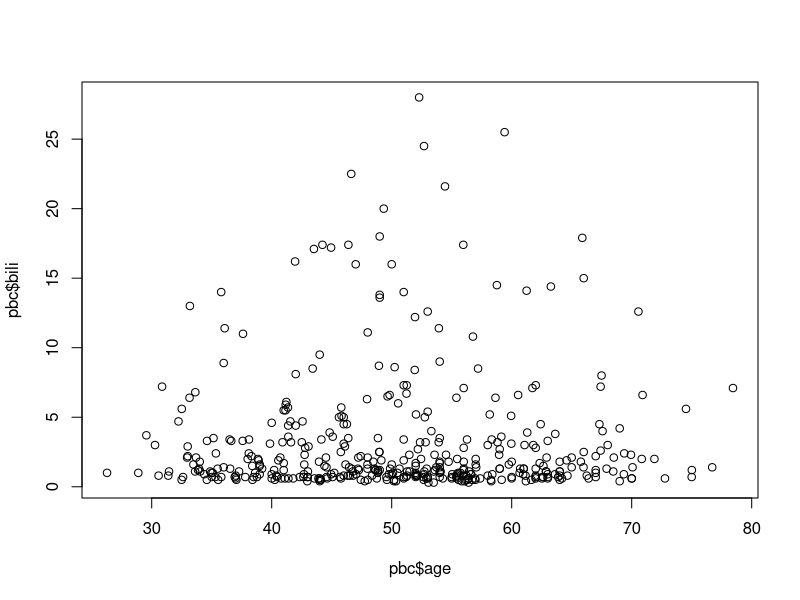
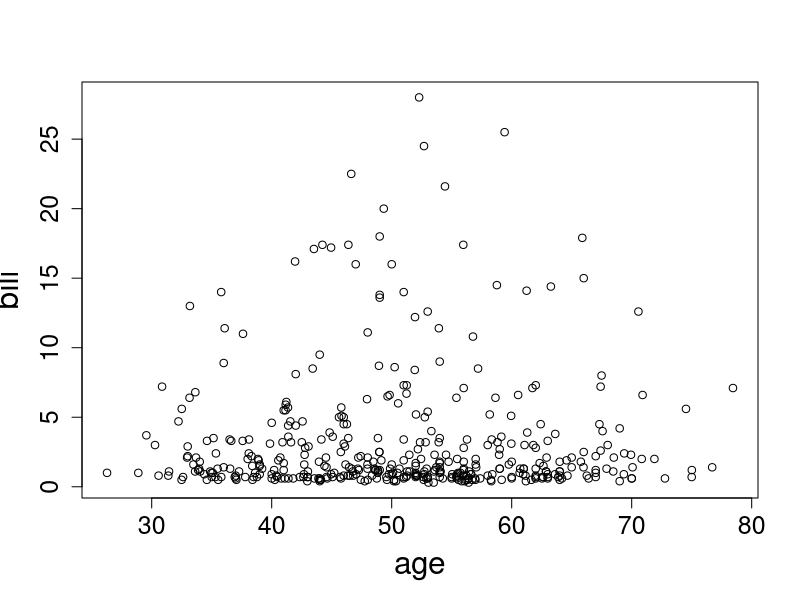
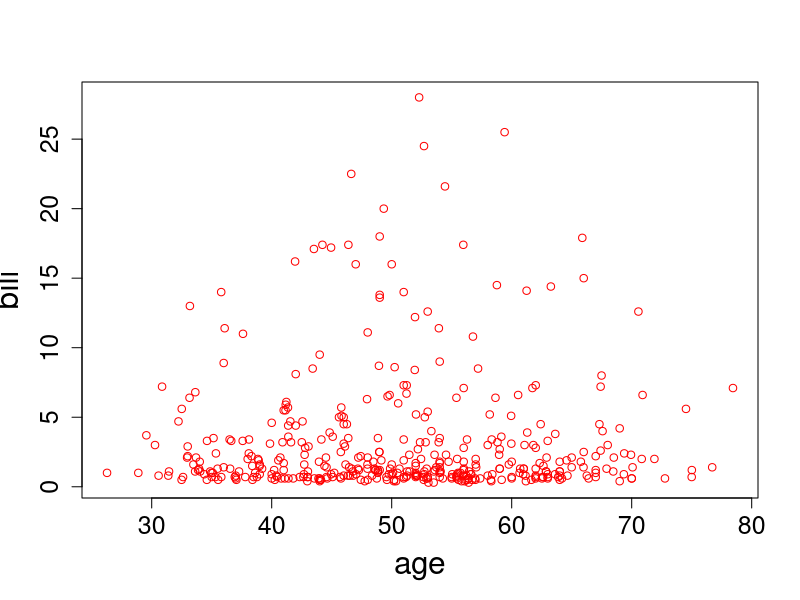
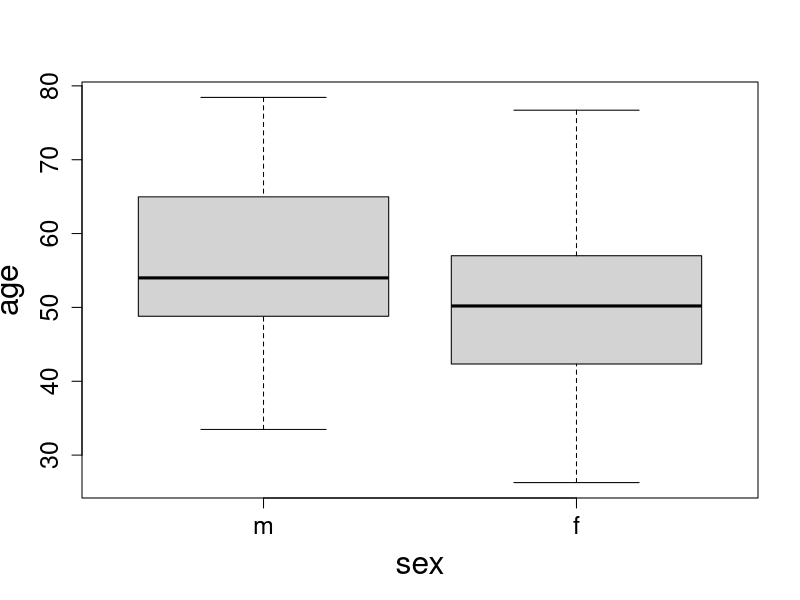
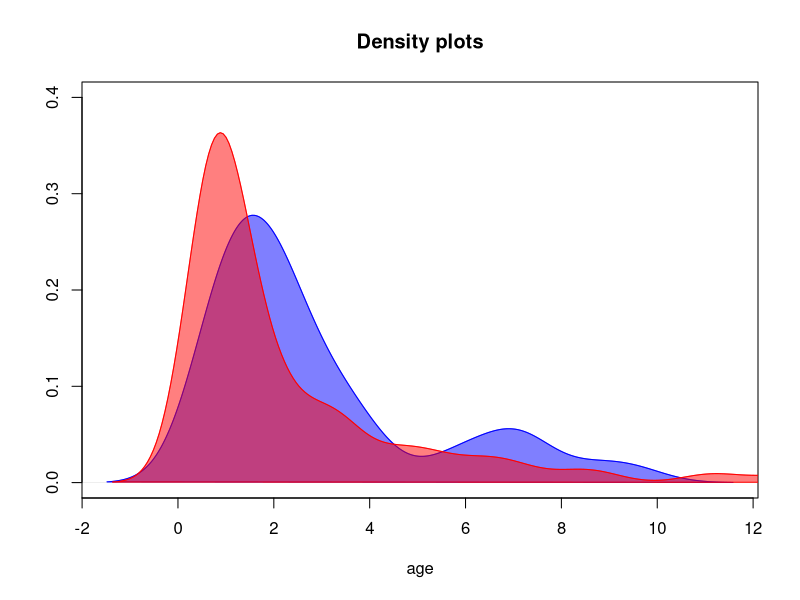
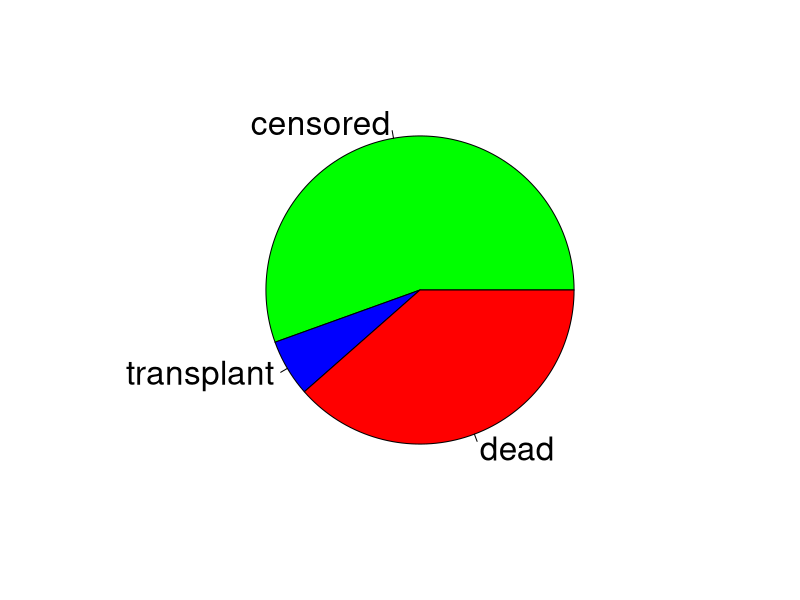

Reproduce these figures in R, in order.
## ---- chunk 1
knitr::opts_chunk$set(echo = FALSE, comment=NA)

library(survival)
library(knitr)
library(kableExtra)
library(dplyr)
## ---- chunk 2
dt <- as.data.frame(pbc[1:5,c(1:6,11,12)])
kable(dt, "latex", booktabs = T, align = "c") %>%
 kable_styling(full_width = F) 
## ---- chunk 3
dt <- as.data.frame(pbc[1:5,c(1:6,11,12)])
dt <- format(dt, digits = 7)
dt %>%
 mutate(
   dt = row.names(.),
   age = cell_spec(age, "latex", color = ifelse(age >= 70, "red", "black"), bold = ifelse(age >= 70, "TRUE", "FALSE"), align = c("c", rep("c", 4))),
   time = cell_spec(time, align = c("c", rep("c", 4))),
   id = cell_spec(id, align = c("c", rep("c", 4))),
   sex = cell_spec(sex, align = c("c", rep("c", 4))),
   status = cell_spec(status, align = c("c", rep("c", 4))),
   trt = cell_spec(trt, align = c("c", rep("c", 4))),
   bili = cell_spec(bili, align = c("c", rep("c", 4))),
   chol = cell_spec(chol, align = c("c", rep("c", 4))),
   )%>%
select(id, time, status, trt, age, sex, bili, chol) %>%
kable("latex", escape = F, booktabs = T, align = "c")  %>%
kable_styling(position = "center", full_width = F)
## ---- chunk 4
dt <- as.data.frame(pbc[1:5,c(1:6,11,12)])
kable(dt, "latex", booktabs = T, align = "c") %>%
 kable_styling(full_width = F) %>%
 column_spec(3, bold = TRUE, color = "red")
## ---- chunk 5
dt <- as.data.frame(pbc[1:5,c(1:6,11,12)])
kable(dt, "latex", booktabs = T, align = "c") %>%
 kable_styling(full_width = F) %>%
 column_spec(2, bold = TRUE, color = "red")
## ---- chunk 6
dt <- as.data.frame(pbc[1:5,c(1:6,11,12)])
kable(dt, "latex", booktabs = T, align = "c") %>%
 kable_styling(full_width = F) %>%
 column_spec(2:3, bold = TRUE, color = "red")
## ---- chunk 7
dt <- as.data.frame(pbc[1:5,c(1:6,11,12)])
kable(dt, "latex", booktabs = T, align = "c") %>%
 kable_styling(full_width = F) %>%
 column_spec(7:8, bold = TRUE, color = "red")
## ---- chunk 8
103473
## ---- chunk 9
x <- 103473
x
## ---- chunk 10
0/0
## ---- chunk 11
dt <- as.data.frame(pbc[1:5,c(1:6,11,12)])
kable(dt, "latex", booktabs = T, digits = 2) %>%
 kable_styling(full_width = F) 
## ---- chunk 12
str(pbc[,c("id", "time", "status", "trt", "age", "sex", "bili", "chol")])
## ---- chunk 13
mode(pbc$age)
## ---- chunk 14
pbc[1:6, c("age")]
## ---- chunk 15
pbc[1:6, c("age", "bili", "chol")]
## ---- chunk 16
pbc[1:6, c("id", "sex", "bili", "chol")]
## ---- chunk 17
list(pbc[1:6, c("sex")], pbc[1:2, c("sex", "bili")], pbc$age[1:4])
## ---- chunk 18
vec <- c(1, 2, 3, 4, 5)
vec
vec <- c(1:5)
vec
## ---- chunk 19
vec <- c(1, 2, 3, 4, 5, 6)
mat <- matrix(vec, 3, 3)
mat 
## ---- chunk 20
vec <- c(1, 2, 3, 4, 5, 6)
mat <- matrix(vec, 3, 3, 
              byrow = TRUE)
mat
## ---- chunk 21
dtf <- data.frame(pbc$sex, pbc$age)
dtf[1:3,]
## ---- chunk 22
dtf <- data.frame(Gender = pbc$sex, 
                  Age = pbc$age)
dtf[1:3,]
## ---- chunk 23
list1 <- list(vec = c(1:5), mat = pbc[1:2, c("age", "sex")])
list1
## ---- chunk 24
DF <- format(pbc[,c("id", "time", "status", "trt", "age", 
                    "sex", "bili", "chol")], digits = 2)
head(DF)
## ---- chunk 25
DF <- pbc[,c("id", "time", "status", "trt", "age", 
                    "sex", "bili", "chol")]
DF$trt <- factor(DF$trt, levels = c(1, 2), 
                 labels = c("D-penicillmain", "placebo"))
head(DF)
## ---- chunk 26
DF <- pbc[,c("id", "time", "status", "trt", "age", 
                    "sex", "bili", "chol")]
DF$time <- DF$time/30
DF$time_years <- DF$time/12
head(DF)
## ---- chunk 27
head(pbc[,c("id", "time", "status", "trt", "age", 
                    "sex", "bili", "chol")])
## ---- chunk 28
head(pbcseq[, c("id", "futime", "status", "trt", "age", "day",
                    "sex", "bili", "chol")])
## ---- chunk 29
plot(pbc$age, pbc$bili)
## ---- chunk 30
plot(pbc$age, pbc$bili, xlab = "age", ylab = "bili", 
     cex.lab = 1.9, cex.axis = 1.5)
## ---- chunk 31
plot(pbc$age, pbc$bili, xlab = "age", ylab = "bili", 
     cex.lab = 1.9, cex.axis = 1.5, col = "red")
## ---- chunk 32
boxplot(pbc$age ~ pbc$sex, xlab = "sex", ylab = "age", 
     cex.lab = 1.9, cex.axis = 1.5)
## ---- chunk 33
pbc_male_bili <- pbc$bili[pbc$sex == "m"]
pbc_female_bili <- pbc$bili[pbc$sex == "f"]
plot(density(pbc_male_bili), col = rgb(0,0,1,0.5), 
     main = "Density plots", xlab = "age", ylab = "", ylim = c(0,0.4))
polygon(density(pbc_male_bili), col = rgb(0,0,1,0.5), 
        border = "blue")
lines(density(pbc_female_bili), col = rgb(1,0,0,0.5))
polygon(density(pbc_female_bili), col = rgb(1,0,0,0.5), 
        border = "red")
legend(20,0.03, c("male", "female"), 
       col = c(rgb(0,0,1,0.5), rgb(1,0,0,0.5)), lty = 1)
## ---- chunk 34
pbc$status <- factor(pbc$status, levels = c(0, 1, 2), 
                     labels = c("censored", "transplant", "dead"))
pie(prop.table(table(pbc$status)), 
    col = c("green", "blue", "red"), cex = 2)
## ---- chunk 35
x <- c(6:17)
x
x[2]
## ---- chunk 36
x[c(2,3,4)]
## ---- chunk 37
x <- c(6:17)
x
x[c(2,2,2)]
## ---- chunk 38
x <- c(6:17)
x
x[-5]
## ---- chunk 39
x <- c(6:10)
y <- c(TRUE, FALSE, FALSE, FALSE, FALSE)
x[y]
## ---- chunk 40
x <- c(6:10)
x[x > 7]
x[x > 7 & x > 9]
x[x > 7 | x > 9]
## ---- chunk 41
x <- c(foo=5, bar=4, one=7, two=12, three=2)
x[c('foo', 'one')]
## ---- chunk 42
mat <- matrix(1:6, 3, 3)
mat
mat[2, 2]
## ---- chunk 43
mat <- matrix(1:6, 3, 3)
mat
mat[2, ]
## ---- chunk 44
DF <- data.frame(x = 1:4, 
          y = c(35, 23, 14, 45))
DF
## ---- chunk 45
DF <- data.frame(x = 1:4, 
          y = c(35, 23, 14, 45))
DF[2]
## ---- chunk 46
DF <- data.frame(x = 1:4, 
          y = c(35, 23, 14, 45))
DF
DF[4, 2]
## ---- chunk 47
DF <- data.frame(x = 1:4, 
          y = c(35, 23, 14, 45))
DF
DF[DF$y < 30, ]
## ---- chunk 48
pbcDF <- data.frame(pbc)
head(pbc[pbc$sex == "m", 1:7])
## ---- chunk 49
pbcDF <- data.frame(pbc)
head(pbc[pbc$age > 30 | pbc$sex == "f", 1:7])
## ---- chunk 50
pbcDF <- data.frame(pbc)
head(pbc[pbc$age > 30 & pbc$sex == "f", 1:7])
## ---- chunk 51
mylist <- list(y = c(14, 45), z = c("m", "f", "f"))
mylist[2]
## ---- chunk 52
mylist <- list(y = c(14, 45), z = c("m", "f", "f"))
mylist[[2]]
## ---- chunk 53
mylist <- list(y = c(14, 45), z = c("m", "f", "f"))
mylist
mylist$y
